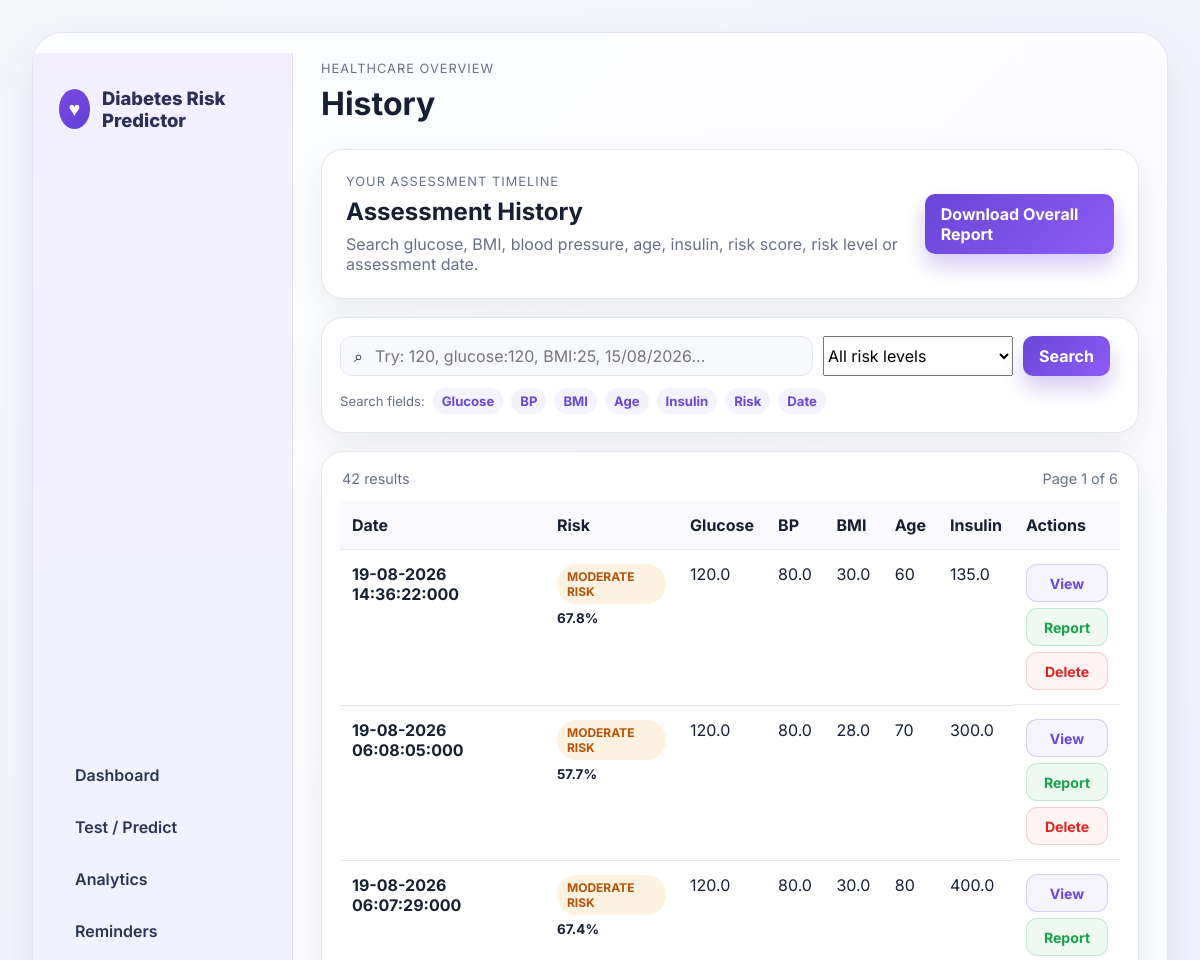
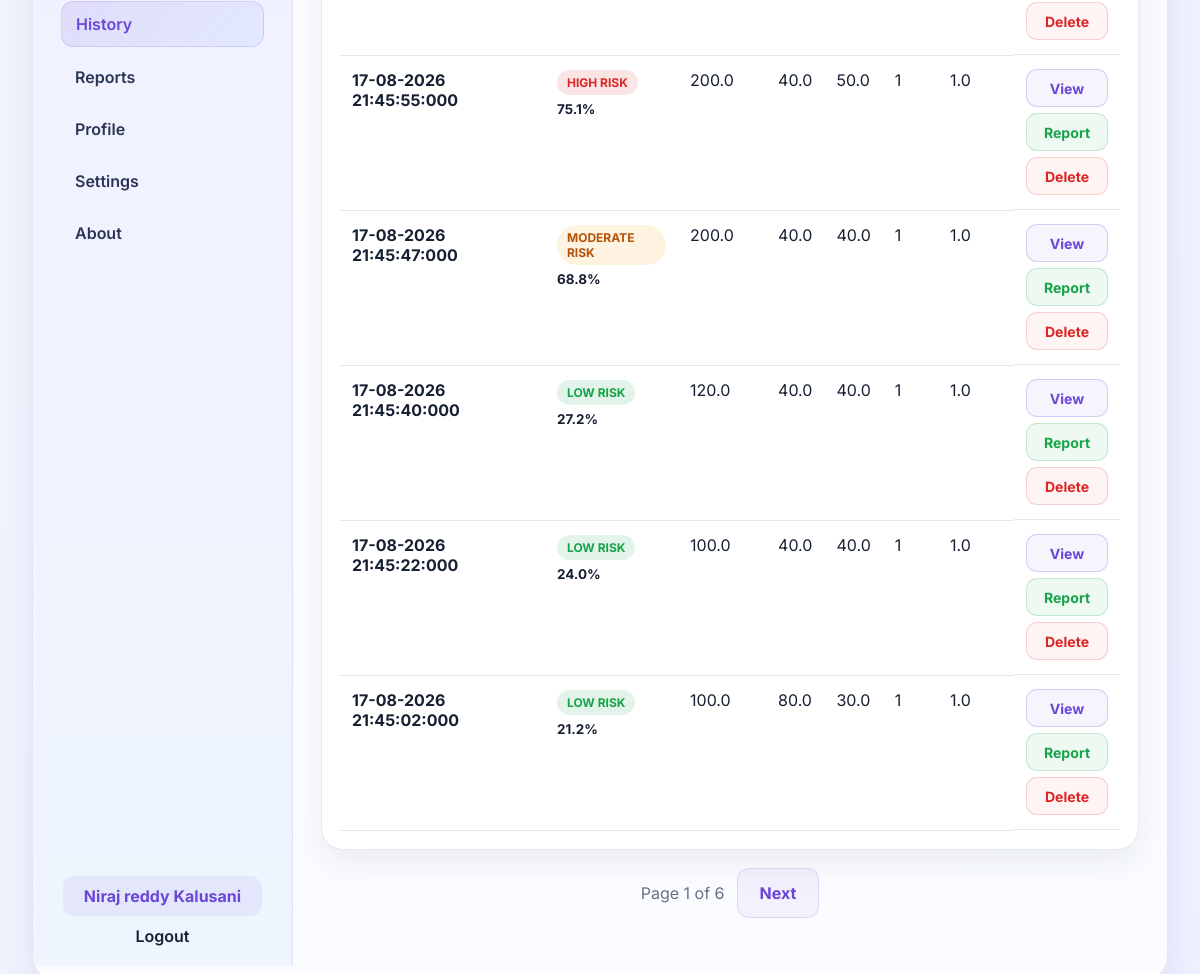
The app's page /history (signed in) with its own data (2 pictures, top to bottom).
### tables this page shows
CREATE TABLE users (
            id INTEGER PRIMARY KEY AUTOINCREMENT,
            full_name TEXT NOT NULL,
            email TEXT NOT NULL UNIQUE,
            password_hash TEXT NOT NULL,
            created_at TEXT NOT NULL DEFAULT CURRENT_TIMESTAMP
        , gender TEXT, age INTEGER, height_cm REAL, weight_kg REAL, role TEXT NOT NULL DEFAULT 'patient', theme TEXT NOT NULL DEFAULT 'light', notifications_enabled INTEGER NOT NULL DEFAULT 1, reminders_enabled INTEGER NOT NULL DEFAULT 1, last_login TEXT);

CREATE TABLE predictions (
            id INTEGER PRIMARY KEY AUTOINCREMENT,
            user_id INTEGER NOT NULL,
            created_at TEXT NOT NULL DEFAULT CURRENT_TIMESTAMP,
            glucose REAL NOT NULL,
            blood_pressure REAL NOT NULL,
            bmi REAL NOT NULL,
            age INTEGER NOT NULL,
            insulin REAL NOT NULL,
            risk_score REAL NOT NULL,
            risk_category TEXT NOT NULL,
            remarks TEXT,
            FOREIGN KEY(user_id) REFERENCES users(id)
        );

### backend/auth.py (the view)
    def wrapped(*args, **kwargs):
        if 'user_id' not in session:
            return redirect(url_for('login'))
        return view(*args, **kwargs)

### app.py (called while the page is built)
def _parse_display_datetime(value):
    if not value:
        return None
    text = str(value).strip()
    candidates = (
        text,
        text.replace('Z', '+00:00'),
        text[:26],
        text[:19],
        text[:10],
    )
    for candidate in candidates:
        for fmt in (
            '%Y-%m-%dT%H:%M:%S.%f',
            '%Y-%m-%dT%H:%M:%S',
            '%Y-%m-%d %H:%M:%S.%f',
            '%Y-%m-%d %H:%M:%S',
            '%Y-%m-%d',
        ):
            try:
                return datetime.strptime(candidate, fmt)
            except Exception:
                continue
        try:
            return datetime.fromisoformat(candidate.replace('Z', '+00:00')).replace(tzinfo=None)
        except Exception:
            continue
    return None

def format_display_datetime(value):
    parsed = _parse_display_datetime(value)
    if not parsed:
        return str(value or '')
    return parsed.strftime('%d-%m-%Y %H:%M:%S:%f')[:-3]

@app.context_processor
def inject_base_context():
    user_id = session.get('user_id')
    user = get_user(user_id) if user_id is not None else None
    user_reminders = []
    reminder_count = 0
    if user_id is not None:
        reminder_rows = get_db().execute(
            'SELECT * FROM reminders WHERE user_id = ? ORDER BY date ASC, time ASC LIMIT 5',
            (user_id,),
        ).fetchall()
        user_reminders = [dict(row) for row in reminder_rows]
        reminder_count = len(user_reminders)
    active_theme = get_active_theme(user)
    return {
        'user': user,
        'current_user': user,
        'active_theme': active_theme,
        'header_reminders': user_reminders,
        'header_reminder_count': reminder_count,
    }

### backend/auth.py (called while the page is built)
def normalize_theme(value):
    theme = str(value or 'light').strip().lower()
    return theme if theme in ALLOWED_THEMES else 'light'

def login_required(view):
    def wrapped(*args, **kwargs):
        if 'user_id' not in session:
            return redirect(url_for('login'))
        return view(*args, **kwargs)
    wrapped.__name__ = view.__name__
    return wrapped

def get_user(user_id):
    row = get_db().execute('SELECT * FROM users WHERE id = ?', (user_id,)).fetchone()
    if not row:
        return None
    user = dict(row)
    user['theme'] = normalize_theme(user.get('theme'))
    return user

def get_active_theme(user=None):
    if user and isinstance(user, dict):
        return normalize_theme(user.get('theme'))
    return 'light'

### templates/history.html (shortened to what this page needs)
{% extends 'base.html' %}
{% block page_title %}History{% endblock %}
{% block content %}
<div class="history-page">
  <section class="history-hero card-surface"><div><p class="eyebrow">Your assessment timeline</p><h2>Assessment History</h2><p>Search glucose, BMI, blood pressure, age, insulin, risk score, risk level or assessment date.</p></div><a href="{{ url_for('overall_report_pdf') }}" class="primary-btn">Download Overall Report</a></section>
  <section class="history-search card-surface">
    <form method="get" action="{{ url_for('history') }}" class="history-search-form">
      <div class="history-search-input"><span>⌕</span><input name="search" value="{{ search_text or '' }}" placeholder="Try: 120, glucose:120, BMI:25, 15/08/2026..." autocomplete="off"></div>
      <select name="risk"><option value="All">All risk levels</option></select>
      <button class="primary-btn" type="submit">Search</button>
    </form>
    <div class="search-hints"><span>Search fields:</span><b>Glucose</b><b>BP</b><b>BMI</b><b>Age</b><b>Insulin</b><b>Risk</b><b>Date</b></div>
  </section>
  {% if predictions %}
    <section class="history-results card-surface"><div class="history-result-head"><span>{{ total_assessments }} result{% if total_assessments != 1 %}s{% endif %}</span><span>Page {{ page }} of {{ total_pages }}</span></div>
      <div class="table-wrapper"><table class="data-table history-table"><thead><tr><th>Date</th><th>Risk</th><th>Glucose</th><th>BP</th><th>BMI</th><th>Age</th><th>Insulin</th><th>Actions</th></tr></thead><tbody>
      {% for item in predictions %}<tr><td><strong>{{ item.created_at|display_datetime }}</strong></td><td><span class="risk-chip {{ item.risk_category.lower().replace(' ', '-') }}">{{ item.risk_category }}</span><strong class="history-score">{{ '%.1f'|format(item.risk_score) }}%</strong></td><td>{{ '%.1f'|format(item.glucose) }}</td><td>{{ '%.1f'|format(item.blood_pressure) }}</td><td>{{ '%.1f'|format(item.bmi) }}</td><td>{{ item.age|round(0)|int }}</td><td>{{ '%.1f'|format(item.insulin) }}</td><td class="action-col"><a href="{{ url_for('history_detail', prediction_id=item.id) }}" class="reminder-action-btn edit">View</a><a href="{{ url_for('prediction_report_pdf', prediction_id=item.id) }}" class="reminder-action-btn complete">Report</a><form method="post" action="{{ url_for('delete_prediction', prediction_id=item.id) }}" onsubmit="return confirm('Delete this assessment?');"><button type="submit" class="reminder-action-btn delete">Delete</button></form></td></tr>{% endfor %}
      </tbody></table></div>
    </section>
    <div class="pagination-row"><span>Page {{ page }} of {{ total_pages }}</span>{% if page < total_pages %}<a href="{{ url_for('history', page=page+1, search=search_text, risk=risk_filter) }}" class="secondary-btn">Next</a>{% endif %}</div>
  {% else %}<div class="empty-state">{% if search_text or risk_filter != 'All' %}No assessments matched your search. Try a value such as <strong>120</strong>, <strong>BMI:25</strong> or a date.{% else %}No assessments yet. Complete your first prediction to build your history.{% endif %}</div>{% endif %}
</div>
{% endblock %}

### templates/base.html (shortened to what this page needs)
<!DOCTYPE html>
<html lang="en">
  <head>
    <link rel="stylesheet" href="{{ url_for('static', filename='css/styles.css') }}" />
  </head>
  <body class="app-body {% block body_class %}{% endblock %}" data-theme="{{ active_theme or 'light' }}">
    {% if session.get('user_id') %}
      <div class="app-shell">
        <aside class="sidebar">
          <div class="brand-block">
            <div class="brand-mark">♥</div>
            <div>
              <div class="brand-name">Diabetes Risk Predictor</div>
            </div>
          </div>
          <nav class="nav-menu">
            <a href="{{ url_for('dashboard') }}" class="nav-link {% if request.path == '/dashboard' %}active{% endif %}">Dashboard</a>
            <a href="{{ url_for('predict') }}" class="nav-link {% if request.path == '/predict' %}active{% endif %}">Test / Predict</a>
            <a href="{{ url_for('analytics') }}" class="nav-link {% if request.path == '/analytics' %}active{% endif %}">Analytics</a>
            <a href="{{ url_for('reminders') }}" class="nav-link {% if request.path.startswith('/reminders') %}active{% endif %}">Reminders</a>
            <a href="{{ url_for('history') }}" class="nav-link {% if request.path.startswith('/history') %}active{% endif %}">History</a>
            <a href="{{ url_for('reports') }}" class="nav-link {% if request.path.startswith('/reports') or request.path.startswith('/export') %}active{% endif %}">Reports</a>
            <a href="{{ url_for('profile') }}" class="nav-link {% if request.path.startswith('/profile') %}active{% endif %}">Profile</a>
            <a href="{{ url_for('settings') }}" class="nav-link {% if request.path.startswith('/settings') %}active{% endif %}">Settings</a>
            <a href="{{ url_for('about') }}" class="nav-link {% if request.path == '/about' %}active{% endif %}">About</a>
          </nav>
          <div class="sidebar-footer">
            <div class="user-chip">{{ session.get('user_name', 'User') }}</div>
            <a href="{{ url_for('logout') }}" class="logout-link">Logout</a>
          </div>
        </aside>
        <main class="main-panel">
          <header class="topbar">
            <div>
              <p class="eyebrow">Healthcare overview</p>
              <h1>{% block page_title %}Dashboard{% endblock %}</h1>
            </div>
          </header>
          {% block content %}{% endblock %}
        </main>
      </div>
    {% else %}
      {% block auth_content %}{% endblock %}
    {% endif %}
  </body>
</html>

### records on screen
users: get "Niraj reddy Kalusani"
predictions: created_at|display_datetime "19-08-2026 14:36:22:000", risk_category "MODERATE RISK", risk_score "67.8", glucose "120.0", blood_pressure "80.0", bmi "30.0", age "60", insulin "135.0"
predictions: created_at|display_datetime "19-08-2026 06:08:05:000", risk_category "MODERATE RISK", risk_score "57.7", glucose "120.0", blood_pressure "80.0", bmi "28.0", age "70", insulin "300.0"
predictions: created_at|display_datetime "19-08-2026 06:07:29:000", risk_category "MODERATE RISK", risk_score "67.4", glucose "120.0", blood_pressure "80.0", bmi "30.0", age "80", insulin "400.0"
predictions: created_at|display_datetime "17-08-2026 21:45:55:000", risk_category "HIGH RISK", risk_score "75.1", glucose "200.0", blood_pressure "40.0", bmi "50.0", age "1", insulin "1.0"
predictions: created_at|display_datetime "17-08-2026 21:45:47:000", risk_category "MODERATE RISK", risk_score "68.8", glucose "200.0", blood_pressure "40.0", bmi "40.0", age "1", insulin "1.0"
predictions: created_at|display_datetime "17-08-2026 21:45:40:000", risk_category "LOW RISK", risk_score "27.2", glucose "120.0", blood_pressure "40.0", bmi "40.0", age "1", insulin "1.0"
predictions: created_at|display_datetime "17-08-2026 21:45:22:000", risk_category "LOW RISK", risk_score "24.0", glucose "100.0", blood_pressure "40.0", bmi "40.0", age "1", insulin "1.0"
predictions: created_at|display_datetime "17-08-2026 21:45:02:000", risk_category "LOW RISK", risk_score "21.2", glucose "100.0", blood_pressure "80.0", bmi "30.0", age "1", insulin "1.0"

### other values on screen
{{ total_assessments }} "42"
{{ page }} "1"
{{ total_pages }} "6"
